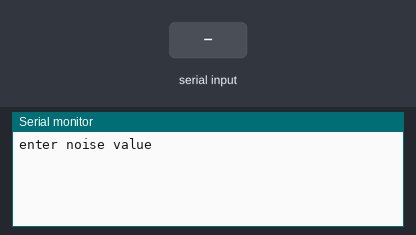
A sketch run on a simulated Arduino Uno, built with avr-gcc and run on an emulated ATmega328P. Parts: the last lines printed to the serial monitor. The inputs (shaded band) are chosen by the test bench.

Above: at 1.2 s.
1.3 s: "90,45\n" received over Serial
At 2.2 s:
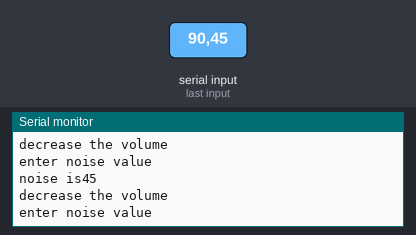
2.8 s: "30,150\n" received over Serial
At 5.3 s:
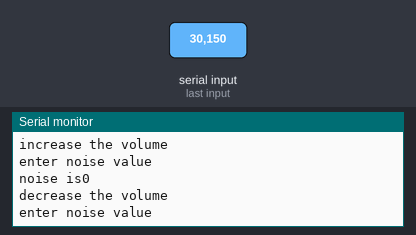
Timing chart, 0 to 6.8 s (numbered marks = the images above; inputs shaded):
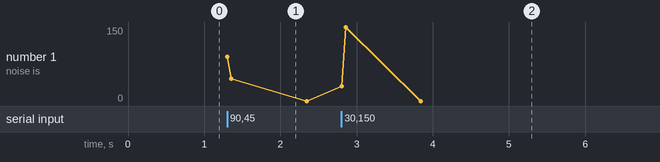

The sketch:

volume_prototype1.ino
```cpp
// C++ code
int noise;
String msg("enter noise value");
void setup()
{
 // pinMode(txPin,OUTPUT);
  Serial.begin(9600);
}

void loop()
{
  Serial.println(msg);
  while(Serial.available()==0){
  }
    noise=Serial.parseInt();
  Serial.print("noise is");
  Serial.println(noise);
  if(noise>=100){
  Serial.println("increase the volume");

  }
  if(noise<100){
    Serial.println("decrease the volume");
  }
}
```

Measured:
- after the input at 1.3 s, the serial monitor: prints a new line at once (image 1)
- after the input at 2.8 s, the serial monitor: prints a new line at once (image 2)
